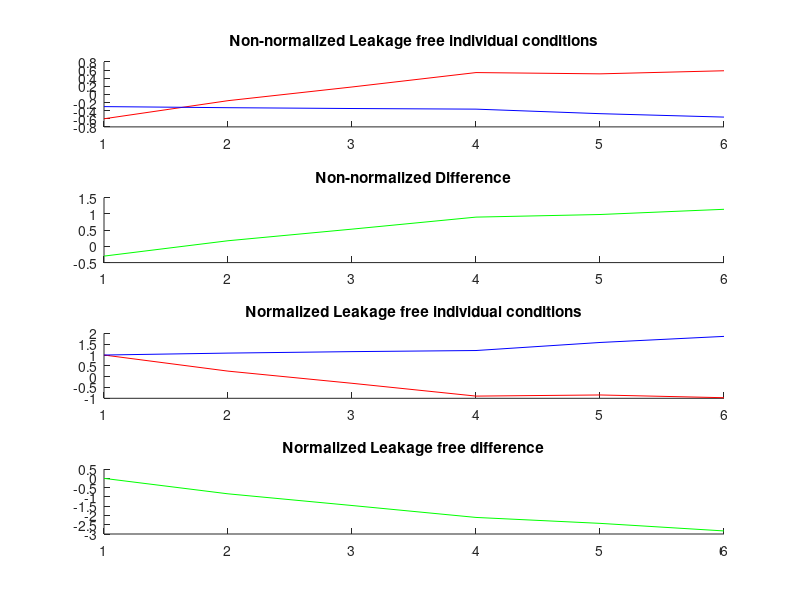
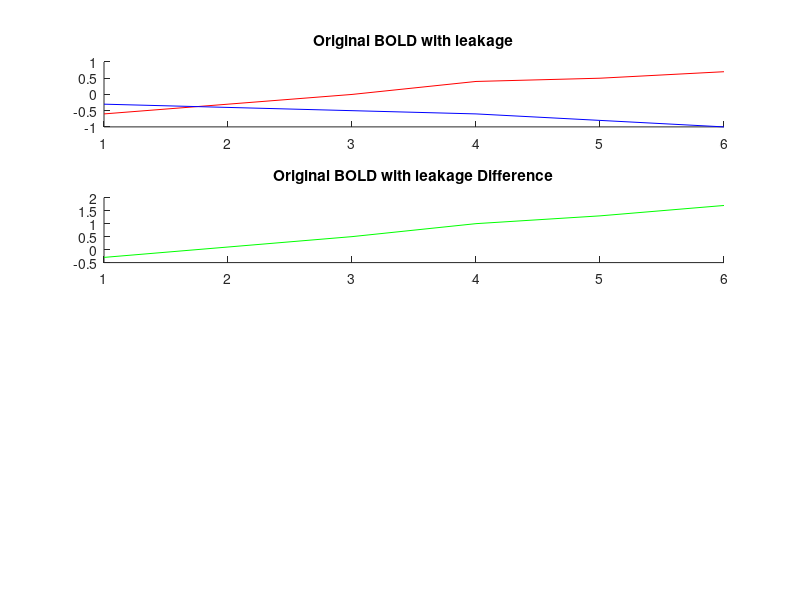

These figures' MATLAB source, in order:
% (C) Copyright 2021 Uta Noppeney

% based on Makuergiaga et al., 2021

p2t_model = 6.5;
n_model= 10; % number of layers of Makuerkiaga
n = 6; % our number of layers

p2t = p2t_model * n/n_model + (n_model - n)/ (2*n_model);  % peak to tail adjusted for the number of layers

% BOLD-response with leakage (fake example mimicking V signals in A1 for contra)
y(1,:) = [-0.6 -0.3   0       0.4    0.5   0.7];  % Target
y(2,:) = [-0.3  -0.4  -0.5    -0.6   -0.8  -1];  % Stim

% Paralell leakage profiles
% y(1,:) = [-1 -2 -3 -4 -5 -6];
% y(2,:) = [-2 -3 -4 -5 -6 -7];

% % BOLD-response with leakage (fake example mimicking V and T signals in PT for contra)
% y(1,:) = [-0.2 -0.28   -0.32       -0.34    -0.4   -0.5];  % Visual
% y(2,:) = [ 0  -0.03  -0.1    -0.18   -0.22  -0.3];  % Tactile


for i = 1 : 2
    
    % All diag = 1
    peak = 1;
    tail = 1/p2t;

    X2 = tril(ones(n,n)*tail,-1) + diag(ones(n,1)*peak);
    beta(i,:) = pinv(X2)*y(i,:)';
    
    
    % Normalized way
    peak = y(i,1);
    tail = peak/p2t;

    X_normalized = tril(ones(n,n)*tail,-1) + diag(ones(n,1)*peak);
    beta_normalized(i,:) = pinv(X_normalized)*y(i,:)';

end


%plotting ...
figure; 

subplot(4,1,1); hold on
plot(1:6,beta(1,:),'r'); plot(1:6,beta(2,:),'b'); title('Non-normalized Leakage free individual conditions')

subplot(4,1,2); hold on
plot(1:6,beta(1,:)-beta(2,:),'g');title('Non-normalized Difference')

subplot(4,1,3); hold on
plot(1:6,beta_normalized(1,:),'r'); plot(1:6,beta_normalized(2,:),'b'); title('Normalized Leakage free individual conditions')

subplot(4,1,4); hold on
plot(1:6,beta_normalized(1,:)-beta_normalized(2,:),'g'); title('Normalized Leakage free difference')


figure
subplot(4,1,1); hold on
plot(1:6,y(1,:),'r'); plot(1:6,y(2,:),'b'); title('Original BOLD with leakage')

subplot(4,1,2); hold on
plot(1:6,y(1,:)-y(2,:),'g'); title('Original BOLD with leakage Difference')





